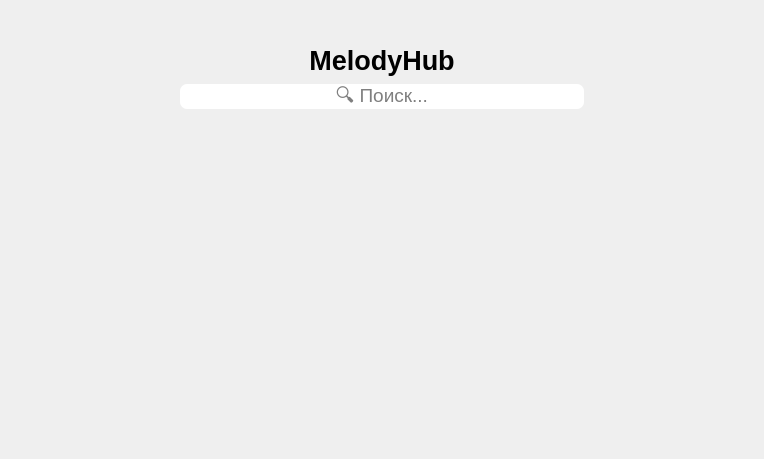
<?xml version="1.0" encoding="UTF-8"?>
<ui version="4.0">
 <class>MainWindow</class>
 <widget class="QMainWindow" name="MainWindow">
  <property name="geometry">
   <rect>
    <x>0</x>
    <y>0</y>
    <width>764</width>
    <height>459</height>
   </rect>
  </property>
  <property name="windowTitle">
   <string>MelodyHub</string>
  </property>
  <property name="windowIcon">
   <iconset>
    <normaloff>icons/music_note.svg</normaloff>icons/music_note.svg</iconset>
  </property>
  <property name="styleSheet">
   <string notr="true">QMainWindow {
                background: qlineargradient(x1: 0, y1: 0, x2: 1, y2: 1,
                    stop: 0 rgba(167, 198, 237, 255), 
                    stop: 1 rgba(111, 163, 239, 255));
}</string>
  </property>
  <widget class="QWidget" name="centralwidget">
   <layout class="QVBoxLayout" name="verticalLayout_2">
    <property name="spacing">
     <number>0</number>
    </property>
    <property name="leftMargin">
     <number>10</number>
    </property>
    <property name="topMargin">
     <number>0</number>
    </property>
    <property name="rightMargin">
     <number>10</number>
    </property>
    <property name="bottomMargin">
     <number>10</number>
    </property>
    <item>
     <layout class="QHBoxLayout" name="horizontalLayout_2">
      <property name="spacing">
       <number>0</number>
      </property>
      <item>
       <spacer name="horizontalSpacer">
        <property name="orientation">
         <enum>Qt::Orientation::Horizontal</enum>
        </property>
        <property name="sizeHint" stdset="0">
         <size>
          <width>40</width>
          <height>20</height>
         </size>
        </property>
       </spacer>
      </item>
      <item>
       <layout class="QVBoxLayout" name="verticalLayout">
        <property name="spacing">
         <number>8</number>
        </property>
        <property name="bottomMargin">
         <number>103</number>
        </property>
        <item>
         <spacer name="verticalSpacer">
          <property name="orientation">
           <enum>Qt::Orientation::Vertical</enum>
          </property>
          <property name="sizeType">
           <enum>QSizePolicy::Policy::Fixed</enum>
          </property>
          <property name="sizeHint" stdset="0">
           <size>
            <width>20</width>
            <height>17</height>
           </size>
          </property>
         </spacer>
        </item>
        <item>
         <widget class="QLabel" name="title">
          <property name="sizePolicy">
           <sizepolicy hsizetype="Expanding" vsizetype="Fixed">
            <horstretch>0</horstretch>
            <verstretch>0</verstretch>
           </sizepolicy>
          </property>
          <property name="font">
           <font>
            <pointsize>20</pointsize>
            <bold>true</bold>
           </font>
          </property>
          <property name="autoFillBackground">
           <bool>false</bool>
          </property>
          <property name="text">
           <string>MelodyHub</string>
          </property>
          <property name="alignment">
           <set>Qt::AlignmentFlag::AlignCenter</set>
          </property>
          <property name="wordWrap">
           <bool>false</bool>
          </property>
          <property name="openExternalLinks">
           <bool>false</bool>
          </property>
         </widget>
        </item>
        <item>
         <widget class="QLineEdit" name="search_line">
          <property name="sizePolicy">
           <sizepolicy hsizetype="Expanding" vsizetype="Fixed">
            <horstretch>0</horstretch>
            <verstretch>0</verstretch>
           </sizepolicy>
          </property>
          <property name="minimumSize">
           <size>
            <width>404</width>
            <height>25</height>
           </size>
          </property>
          <property name="maximumSize">
           <size>
            <width>16777215</width>
            <height>25</height>
           </size>
          </property>
          <property name="font">
           <font>
            <pointsize>14</pointsize>
           </font>
          </property>
          <property name="styleSheet">
           <string notr="true">border-radius: 7px;
background-color: white</string>
          </property>
          <property name="alignment">
           <set>Qt::AlignmentFlag::AlignCenter</set>
          </property>
          <property name="readOnly">
           <bool>false</bool>
          </property>
          <property name="placeholderText">
           <string>🔍 Поиск...</string>
          </property>
         </widget>
        </item>
       </layout>
      </item>
      <item>
       <spacer name="horizontalSpacer_2">
        <property name="orientation">
         <enum>Qt::Orientation::Horizontal</enum>
        </property>
        <property name="sizeHint" stdset="0">
         <size>
          <width>40</width>
          <height>20</height>
         </size>
        </property>
       </spacer>
      </item>
     </layout>
    </item>
    <item>
     <layout class="QHBoxLayout" name="horizontalLayout" stretch="0,0,0">
      <property name="spacing">
       <number>0</number>
      </property>
      <item>
       <widget class="QPushButton" name="pushButton">
        <property name="sizePolicy">
         <sizepolicy hsizetype="Maximum" vsizetype="Fixed">
          <horstretch>0</horstretch>
          <verstretch>0</verstretch>
         </sizepolicy>
        </property>
        <property name="minimumSize">
         <size>
          <width>43</width>
          <height>12</height>
         </size>
        </property>
        <property name="maximumSize">
         <size>
          <width>180</width>
          <height>180</height>
         </size>
        </property>
        <property name="autoFillBackground">
         <bool>false</bool>
        </property>
        <property name="styleSheet">
         <string notr="true">border-radius: 700px;</string>
        </property>
        <property name="text">
         <string/>
        </property>
        <property name="icon">
         <iconset>
          <normaloff>Pictures/Card1.png</normaloff>Pictures/Card1.png</iconset>
        </property>
        <property name="iconSize">
         <size>
          <width>180</width>
          <height>180</height>
         </size>
        </property>
        <property name="shortcut">
         <string/>
        </property>
        <property name="autoRepeat">
         <bool>false</bool>
        </property>
        <property name="autoExclusive">
         <bool>false</bool>
        </property>
        <property name="autoDefault">
         <bool>false</bool>
        </property>
        <property name="default">
         <bool>false</bool>
        </property>
        <property name="flat">
         <bool>true</bool>
        </property>
       </widget>
      </item>
      <item>
       <widget class="QPushButton" name="pushButton_2">
        <property name="sizePolicy">
         <sizepolicy hsizetype="Maximum" vsizetype="Fixed">
          <horstretch>0</horstretch>
          <verstretch>0</verstretch>
         </sizepolicy>
        </property>
        <property name="minimumSize">
         <size>
          <width>43</width>
          <height>12</height>
         </size>
        </property>
        <property name="maximumSize">
         <size>
          <width>180</width>
          <height>180</height>
         </size>
        </property>
        <property name="styleSheet">
         <string notr="true">border-radius: 180%</string>
        </property>
        <property name="text">
         <string/>
        </property>
        <property name="icon">
         <iconset>
          <normaloff>Pictures/Card2.png</normaloff>Pictures/Card2.png</iconset>
        </property>
        <property name="iconSize">
         <size>
          <width>180</width>
          <height>180</height>
         </size>
        </property>
        <property name="flat">
         <bool>true</bool>
        </property>
       </widget>
      </item>
      <item>
       <widget class="QPushButton" name="pushButton_3">
        <property name="sizePolicy">
         <sizepolicy hsizetype="Maximum" vsizetype="Fixed">
          <horstretch>0</horstretch>
          <verstretch>0</verstretch>
         </sizepolicy>
        </property>
        <property name="minimumSize">
         <size>
          <width>43</width>
          <height>12</height>
         </size>
        </property>
        <property name="maximumSize">
         <size>
          <width>180</width>
          <height>180</height>
         </size>
        </property>
        <property name="acceptDrops">
         <bool>false</bool>
        </property>
        <property name="styleSheet">
         <string notr="true">border-radius: 180%</string>
        </property>
        <property name="text">
         <string/>
        </property>
        <property name="icon">
         <iconset>
          <normaloff>Pictures/Card3.png</normaloff>Pictures/Card3.png</iconset>
        </property>
        <property name="iconSize">
         <size>
          <width>180</width>
          <height>180</height>
         </size>
        </property>
        <property name="autoRepeat">
         <bool>false</bool>
        </property>
        <property name="autoExclusive">
         <bool>false</bool>
        </property>
        <property name="flat">
         <bool>true</bool>
        </property>
       </widget>
      </item>
     </layout>
    </item>
   </layout>
  </widget>
  <widget class="QMenuBar" name="menubar">
   <property name="geometry">
    <rect>
     <x>0</x>
     <y>0</y>
     <width>764</width>
     <height>22</height>
    </rect>
   </property>
  </widget>
 </widget>
 <resources/>
 <connections/>
</ui>
